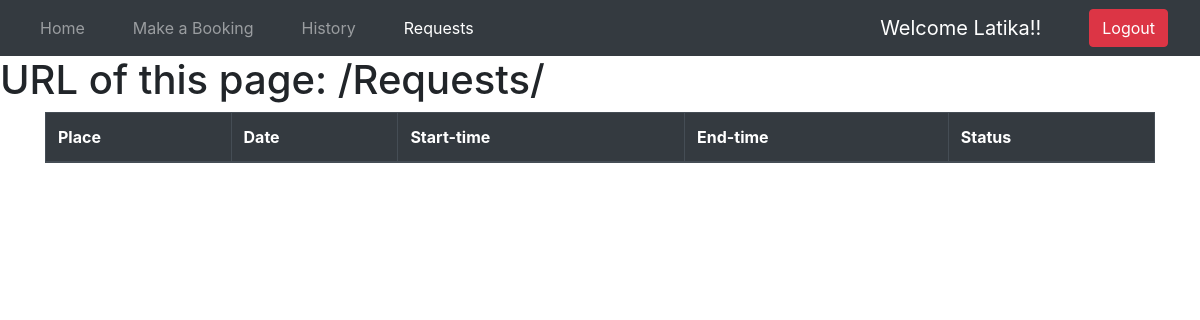
The page /Requests/ (signed in) on the database as committed earlier.
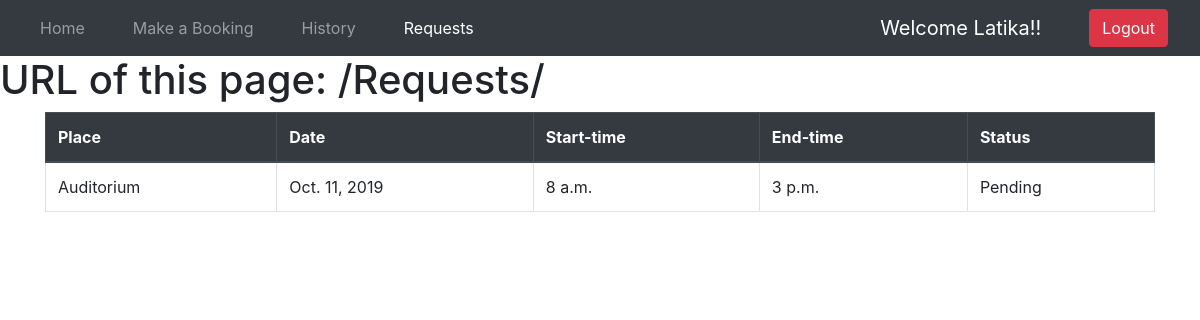
The same page on the database as committed later.
### login/models.py (models this page shows)
class Booking(models.Model):
    HOUR_CHOICES = [(dt.time(hour=x), '{:02d}:00'.format(x)) for x in range(8, 18)]
    audi_choices = [
        ('Auditorium','Auditorium'),
        ('Place2','Place2'),
        ('Place3','Place3')
    ]
    default_choice = [
        ('Auditorium','Auditorium')
    ]
    status_choice = [
        ('Pending','Pending'),
        ('Accepted','Accepted'),
        ('Rejected','Rejected')
    ]
    default_status_choice = [
        ('Pending','Pending')
    ]
    name = models.CharField(max_length=100)
    email = models.EmailField()
    place = models.CharField(max_length=100, choices = audi_choices,default=default_status_choice)
    date = models.DateField()
    start_time = models.TimeField(choices= HOUR_CHOICES)
    end_time = models.TimeField(choices= HOUR_CHOICES)
    status = models.CharField(max_length = 100,choices = status_choice,default = status_choice[0][0])
    userid=models.IntegerField(blank=True, null=True)
    def __str__(self):
        return self.name

### login/views.py (the view)
# urls.py: path("Requests/", views.Requests, name="Requests"),
@login_required
def Requests(request):
    x=Booking.objects.filter(userid=request.user.id)
    params={'Object':x}
    print(x)
    return render(request, 'login/Requests.html',params)

### templates/login/Requests.html
{% extends "login/extended.html" %} {% block title %} Requests {% endblock title %}
{% block body %}
<div class="table-responsive container">
<table class="table  table-bordered table-hover">
        <thead class="thead-dark">
          <tr>
            <th scope="col">Place</th>
            <th scope="col">Date</th>
            <th scope="col">Start-time</th>
            <th scope="col">End-time</th>
            <th scope="col">Status</th>
          </tr>
        </thead>
        <tbody>
          {% for i in Object %}
          <tr>
           <td>{{ i.place }}</td>
            <td>{{ i.date }}</td>
            <td>{{ i.start_time }}</td>
            <td>{{ i.end_time }}</td>
            <td>{{ i.status }}</td>
          </tr>
          {% endfor %}
         </tbody>
      </table>
    </div>
{% endblock body %}

Rows that differ between the two databases and show on the page:
now on this page (row edited): Booking: place "Auditorium", date "Oct. 11, 2019", start_time "8 a.m.", end_time "3 p.m.", status "Pending"
